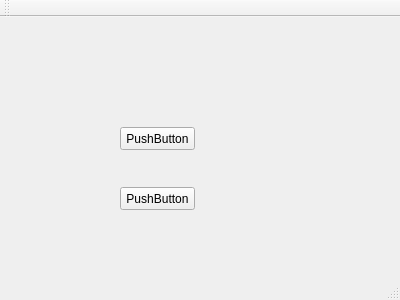
<?xml version="1.0" encoding="UTF-8"?>
<ui version="4.0">
 <class>MainWindow</class>
 <widget class="QMainWindow" name="MainWindow">
  <property name="geometry">
   <rect>
    <x>0</x>
    <y>0</y>
    <width>400</width>
    <height>300</height>
   </rect>
  </property>
  <property name="windowTitle">
   <string>MainWindow</string>
  </property>
  <widget class="QWidget" name="centralWidget">
   <widget class="QPushButton" name="pushButton">
    <property name="geometry">
     <rect>
      <x>120</x>
      <y>110</y>
      <width>75</width>
      <height>23</height>
     </rect>
    </property>
    <property name="text">
     <string>PushButton</string>
    </property>
   </widget>
   <widget class="QPushButton" name="pushButton_2">
    <property name="geometry">
     <rect>
      <x>120</x>
      <y>170</y>
      <width>75</width>
      <height>23</height>
     </rect>
    </property>
    <property name="text">
     <string>PushButton</string>
    </property>
   </widget>
  </widget>
  <widget class="QMenuBar" name="menuBar">
   <property name="geometry">
    <rect>
     <x>0</x>
     <y>0</y>
     <width>400</width>
     <height>23</height>
    </rect>
   </property>
  </widget>
  <widget class="QToolBar" name="mainToolBar">
   <attribute name="toolBarArea">
    <enum>TopToolBarArea</enum>
   </attribute>
   <attribute name="toolBarBreak">
    <bool>false</bool>
   </attribute>
  </widget>
  <widget class="QStatusBar" name="statusBar"/>
 </widget>
 <layoutdefault spacing="6" margin="11"/>
 <resources/>
 <connections/>
</ui>
